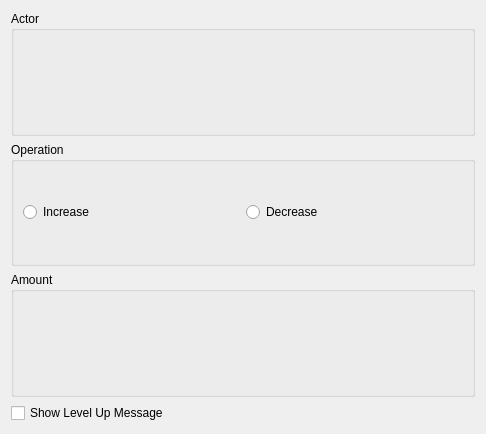
<?xml version="1.0" encoding="UTF-8"?>
<ui version="4.0">
 <class>ChangeLevelWidget</class>
 <widget class="QWidget" name="ChangeLevelWidget">
  <property name="geometry">
   <rect>
    <x>0</x>
    <y>0</y>
    <width>486</width>
    <height>434</height>
   </rect>
  </property>
  <layout class="QVBoxLayout" name="verticalLayout">
   <item>
    <widget class="QGroupBox" name="groupBox">
     <property name="title">
      <string>Actor</string>
     </property>
     <layout class="QGridLayout" name="gridLayout_2">
      <item row="0" column="0">
       <widget class="PartyOperandWidget" name="operandParty_arg0" native="true"/>
      </item>
     </layout>
    </widget>
   </item>
   <item>
    <widget class="QGroupBox" name="groupBox_2">
     <property name="title">
      <string>Operation</string>
     </property>
     <layout class="QGridLayout" name="gridLayout">
      <item row="0" column="0">
       <widget class="QRadioButton" name="radioInc">
        <property name="text">
         <string>Increase</string>
        </property>
        <attribute name="buttonGroup">
         <string notr="true">groupOp_arg2</string>
        </attribute>
       </widget>
      </item>
      <item row="0" column="1">
       <widget class="QRadioButton" name="radioDec">
        <property name="text">
         <string>Decrease</string>
        </property>
        <attribute name="buttonGroup">
         <string notr="true">groupOp_arg2</string>
        </attribute>
       </widget>
      </item>
     </layout>
    </widget>
   </item>
   <item>
    <widget class="QGroupBox" name="groupBox_3">
     <property name="title">
      <string>Amount</string>
     </property>
     <layout class="QGridLayout" name="gridLayout_3">
      <item row="0" column="1">
       <widget class="ValueOperandWidget" name="operandAmount_arg3" native="true"/>
      </item>
     </layout>
    </widget>
   </item>
   <item>
    <widget class="QCheckBox" name="check_arg5">
     <property name="text">
      <string>Show Level Up Message</string>
     </property>
    </widget>
   </item>
  </layout>
 </widget>
 <customwidgets>
  <customwidget>
   <class>ValueOperandWidget</class>
   <extends>QWidget</extends>
   <header>ui/common/operand_widget.h</header>
   <container>1</container>
  </customwidget>
  <customwidget>
   <class>PartyOperandWidget</class>
   <extends>QWidget</extends>
   <header>ui/common/operand_widget.h</header>
   <container>1</container>
  </customwidget>
 </customwidgets>
 <resources/>
 <connections/>
 <slots>
  <slot>helpRequested()</slot>
 </slots>
 <buttongroups>
  <buttongroup name="groupOp_arg2"/>
 </buttongroups>
</ui>
